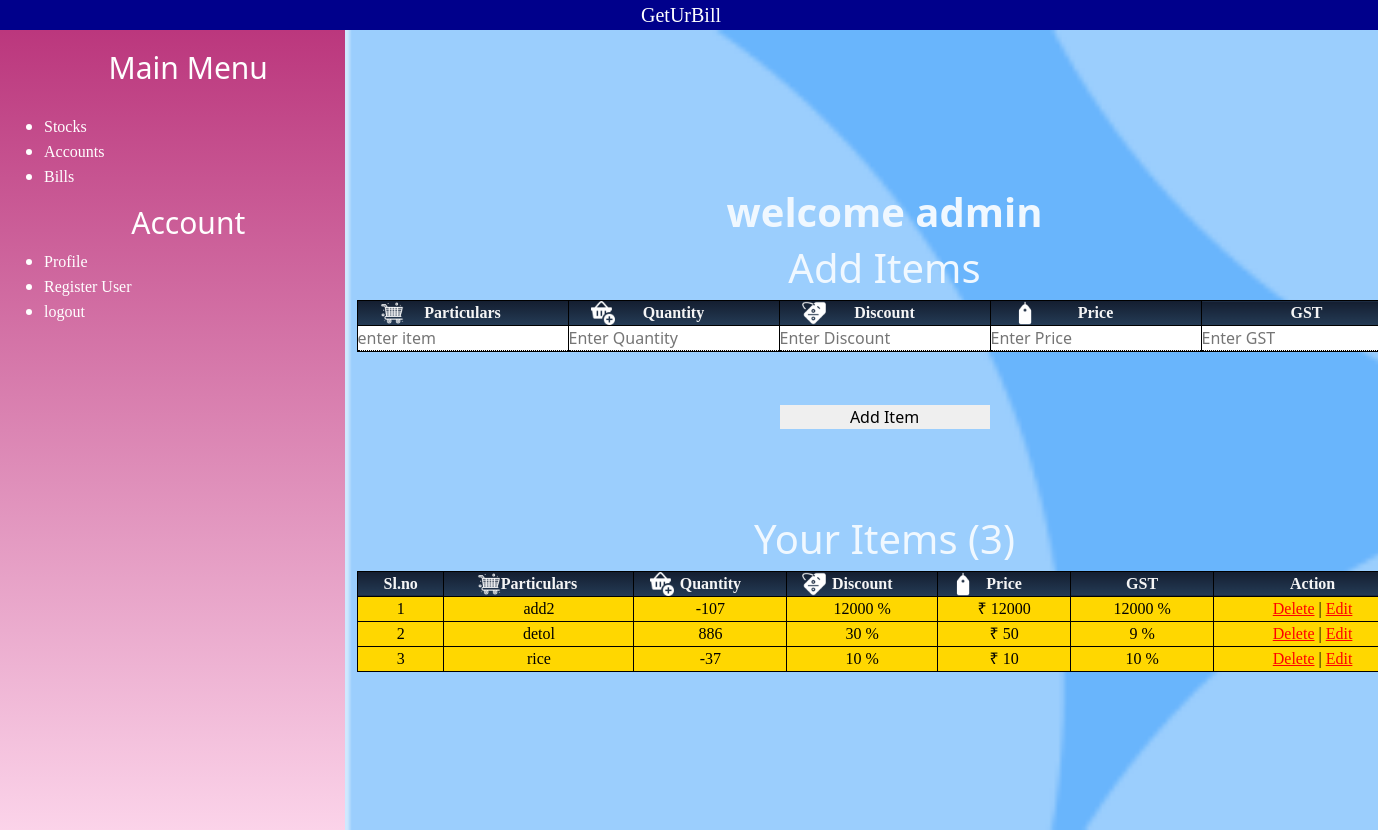
The page /dashboard/ (signed in) on the database as committed earlier.
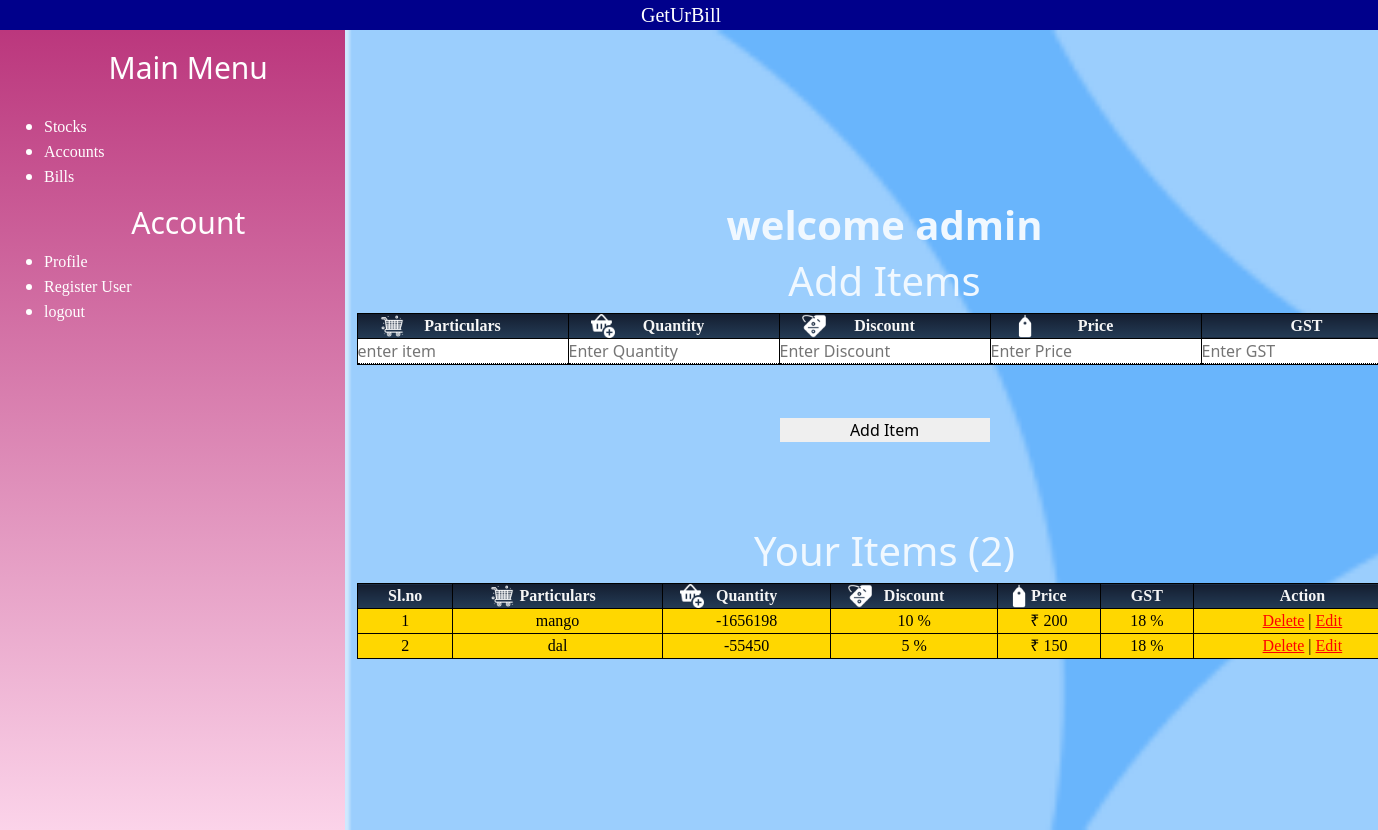
The same page on the database as committed later.
### GetUrBill/models.py (models this page shows, shortened)
class Accounts(AbstractUser):
    username=None
    verification=models.BooleanField(default=False)
    phoneNumber=models.CharField (_('phone_number'),unique=True,max_length=10)
    shop_name=models.CharField(max_length=50)
    Address=models.TextField(default="")
    pincode=models.IntegerField(null=True)
    USERNAME_FIELD="phoneNumber"
    REQUIRED_FIELDS=["first_name","shop_name"]
    objects=CustomUserManager()

class Items(models.Model):
    item_id=models.BigAutoField(primary_key=True)
    user=models.ForeignKey(Accounts,on_delete=CASCADE)
    item_name=models.CharField(max_length=100)
    quantity=models.IntegerField(default=0)
    selling_price=models.IntegerField(default=0)
    GST=models.IntegerField(default=9)
    discount=models.IntegerField(default=0)

### GetUrBill/views.py (the view, shortened to what this page needs)
# urls.py: path('dashboard/',views.dashboard),
@login_required
def dashboard(request):
    items=request.user.items_set.all()
    context={"i":items}
    return render(request ,"dashboard.html",context)

### templates/dashboard.html (shortened to what this page needs)
{% extends 'sidebar.html' %}
    {% block body %}
    <h1 class="text-center">
    <strong>welcome {{request.user.shop_name}}</strong></h1>
    <h1 class="text-center">Add Items</h1>
    <form action="/dashboard/" method="post" id="form" name="form">
    <div class="form-group" id="form-group">
        <table>
            <tr>
              <th>Particulars</th>
              <th>Quantity</th>
              <th>Discount</th>
              <th>Price</th>
              <th>GST</th>
            </tr>
            <tr>
                <td><input type="text" name="item_name"id="Particulars" placeholder="enter item" required></td>
                <td><input type="number" name="quantity" id="quantity" placeholder="Enter Quantity" required></td>
                <td><input type="number" name="discount" id="discount"placeholder="Enter Discount" required></td>
                <td><input type="number" name="price" id="price"placeholder="Enter Price" required></td>
                <td><input type="number" name="gst" id="gst"placeholder="Enter GST" required></td>
            </tr>
          </table>
</div>
    <input type="submit" value="Add Item" id="add">
</form>
{% if i %}
<h1 class="text-center">Your Items ({{i.count}})</h1>
<div class="Item">
<table style="width:100%">
    <tr>
        <th>Sl.no</th>
      <th>Particulars</th>
      <th>Quantity</th>
      <th>Discount</th>
      <th>Price</th>
      <th>GST</th>
      <th>Action</th>
    </tr>
    {% for j in i %}
    <tr>
      <td>{{forloop.counter}}</td>
      <td>{{j.item_name}}</td>
      <td>{{j.quantity}}</td>
      <td>{{j.discount}} %</td>
      <td>₹ {{j.selling_price}}</td>
      <td>{{j.GST}} %</td>
      <td><a href="/delete/{{j.item_id}}"onclick="load()">Delete</a> | <a href="/edit/{{j.item_id}}"onclick="load()">Edit</a></td>
    </tr>
    {% endfor %}
  </table>
</div>
   {% else %}
    <p class="text-center">You Do n {ot have any Items.</p>
    {% endif %}
{% endblock body %}

### templates/sidebar.html (shortened to what this page needs)
<!DOCTYPE html>
<html lang="en">
<head>
    {% load static %}
    <link href="https://cdn.jsdelivr.net/npm/bootstrap@5.1.0/dist/css/bootstrap.min.css" rel="stylesheet">
    <link rel="stylesheet" href="{% static 'sidebar.css' %}">
    <link rel="stylesheet" href="{% static 'dashboard.css' %}">
</head>
<body>
    <div class=" text-center brand">
      <a class="navbar-brand " href="#">GetUrBill</a>
      <div>
    <section class="main">
    <div class="content">
<div class="row mx-0 ">
<div class="col-3 sidebar-div">
<ul class="Main Menu">
    <h1> Main Menu</h1>
     <li><a href="/dashboard/">Stocks</a></li>
     <li><a href="#">Accounts</a></li>
     <li><a href="/bill/">Bills</a></li>
</ul>
<ul class="Account">
    <h1>Account</h1>
    <li><a href="/account/">Profile</a></li>
    {% if request.user.is_staff %}
    <li><a href="/register/">Register User</a></li>
    {% endif %}
    <li><button class="logout" onclick="logout()">logout</button></li>
</ul>
</div>
            <div class="col-9 load" id="load">
                {% block body %}
                {% endblock body %}
            </div>
        </div>
    </div>
</section>
</body>
</html>

### GetUrBill/static/sidebar.css (style rules this page uses)
* { margin: 0px; padding: 0px; }
body { width: 100%; }
.sidebar-div { background-image: linear-gradient(#BB377D, #FBD3E9); color: white; height: 100vh; }
.main { height: 100%; width: 100%; display: flex; flex-direction: column; flex-wrap: wrap; }
.sidebar-div li { text-align: left !important; }
.Main h1 { font-size: 30px; padding: 20px; }
.Account h1 { font-size: 30px; }
.sidebar-div a { text-decoration: none; color: white; }
.logout { background: transparent; border: none; color: white; font-family: 'Times New Roman'; }
.brand { margin:0px; padding: 0px; height: 30px; width:100%; background-color: darkblue; color: aliceblue; }
.navbar-brand { color: white; font-family: 'Lucida Sans'; }

### GetUrBill/static/dashboard.css (style rules this page uses)
.load { justify-content: center; display:flex; flex-direction: column; flex-wrap: wrap; align-items: center; background-image: url('registration.png'); background-repeat: none; background-size: cover; }
.form-group { color:black; width: inherit; display: flex; }
table { width: 100%; }
input { border:none; border-bottom: 1px dotted black; width: 210px; }
tr,td,th { border: 1px solid black; align-items: center; text-align: center; }
.Item { width: 1055px; display: flex; }
input[type="submit"] { border: none; margin: 5% auto; }
th { background-image: linear-gradient(180deg,#141e30, #243b55); font-family: 'Times New Roman'; color:whitesmoke; align-items: center; justify-content: center; }
a { color:red; font-family: 'Times New Roman'; }
.Item td { font-family: 'Times New Roman'; background-color: gold; color: black; }
.Item th:nth-child(2) { background: url('particulars.png'),linear-gradient(180deg,#141e30, #243b55); background-size: contain; align-items: left; background-position-x: 20%; justify-content: left; image-resolution: 225px; object-fit: contain; background-repeat: no-repeat; }
.Item th:nth-child(3) { background: url('quantity.png'),linear-gradient(180deg,#141e30, #243b55); background-size: contain; align-items: left; background-position-x: 12%; justify-content: left; image-resolution: 225px; object-fit: contain; background-repeat: no-repeat; }
.Item th:nth-child(4) { background: url('discount.png'),linear-gradient(180deg,#141e30, #243b55); background-size: contain; align-items: left; background-position-x: 12%; justify-content: left; image-resolution: 225px; object-fit: contain; background-repeat: no-repeat; }
.Item th:nth-child(5) { background: url('price.png'),linear-gradient(180deg,#141e30, #243b55); background-size: contain; align-items: left; background-position-x: 12%; justify-content: left; image-resolution: 225px; object-fit: contain; background-repeat: no-repeat; }
.form-group th:nth-child(1) { background: url('particulars.png'),linear-gradient(180deg,#141e30, #243b55); background-size: contain; align-items: left; background-position-x: 12%; justify-content: left; image-resolution: 225px; object-fit: contain; background-repeat: no-repeat; }
.form-group th:nth-child(2) { background: url('quantity.png'),linear-gradient(180deg,#141e30, #243b55); background-size: contain; align-items: left; background-position-x: 12%; justify-content: left; image-resolution: 225px; object-fit: contain; background-repeat: no-repeat; }
.form-group th:nth-child(3) { background: url('discount.png'),linear-gradient(180deg,#141e30, #243b55); background-size: contain; align-items: left; background-position-x: 12%; justify-content: left; image-resolution: 225px; object-fit: contain; background-repeat: no-repeat; }
.form-group th:nth-child(4) { background: url('price.png'),linear-gradient(180deg,#141e30, #243b55); background-size: contain; align-items: left; background-position-x: 12%; justify-content: left; image-resolution: 225px; object-fit: contain; background-repeat: no-repeat; }

Rows that differ between the two databases and show on the page:
removed Items: item_name "add2", quantity "-107", discount "12000", selling_price "12000", GST "12000"
removed Items: item_name "detol", quantity "886", discount "30", selling_price "50", GST "9"
removed Items: item_name "rice", quantity "-37", discount "10", selling_price "10", GST "10"
added Items: item_name "mango", quantity "-1656198", discount "10", selling_price "200", GST "18"
added Items: item_name "dal", quantity "-55450", discount "5", selling_price "150", GST "18"
Other text that changed with them:
{{ i.count }}: "3" → "2"
